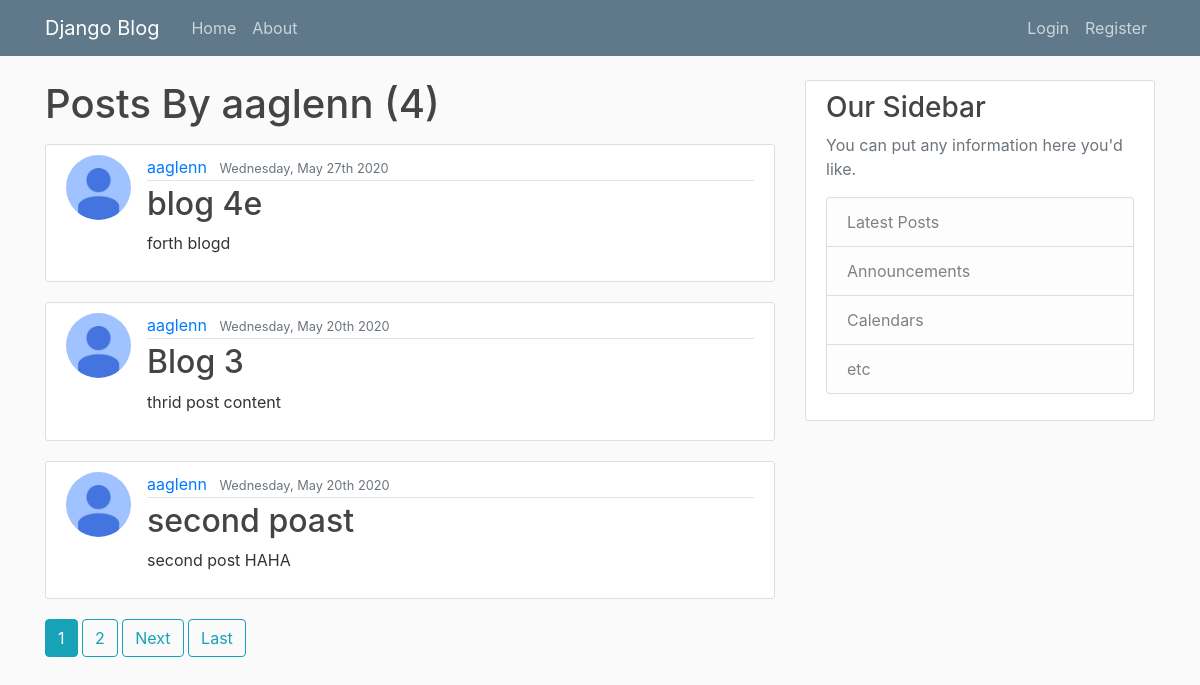
/user/aaglenn, run on an earlier commit of the app's database.
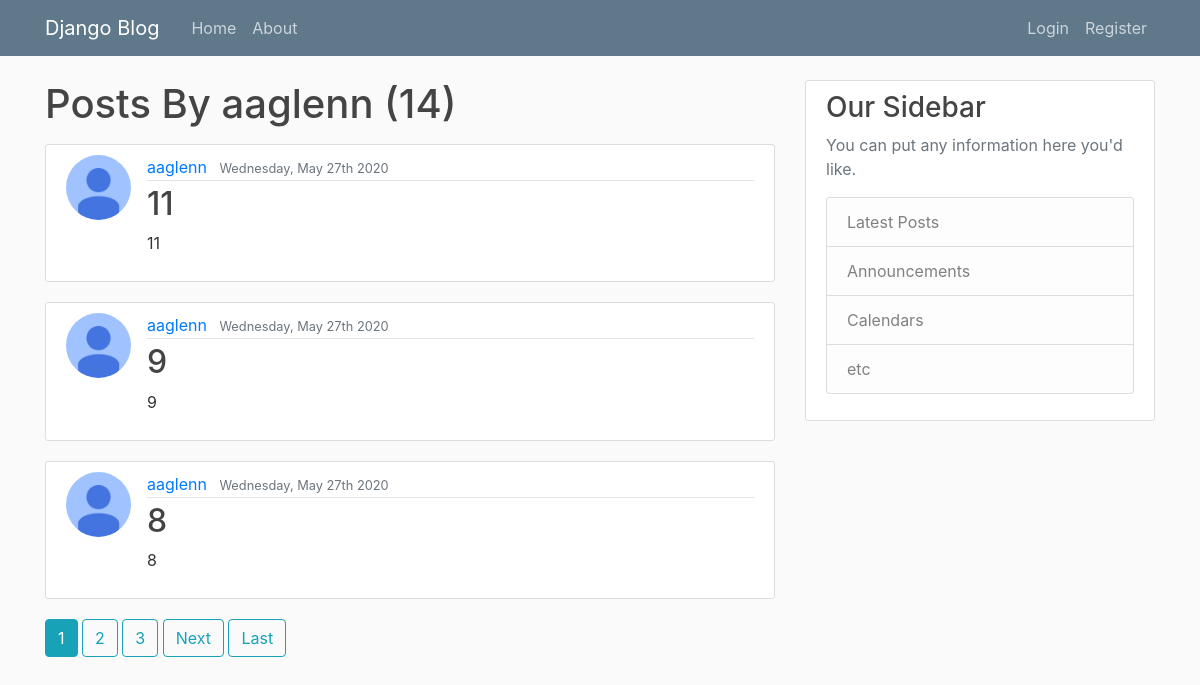
And on a later commit of the database.
### blog/models.py (models this page shows, shortened)
class Post(models.Model):
    title = models.CharField(max_length=100)
    content = models.TextField()
    date_posted = models.DateTimeField(default=timezone.now)
    author = models.ForeignKey(User, on_delete=models.CASCADE)

### users/models.py (models this page shows, shortened)
class Profile(models.Model):
    user = models.OneToOneField(User, on_delete=models.CASCADE)
    image = models.ImageField(default='default.jpg', upload_to='profile_pics')

### blog/views.py (the view)
# urls.py: path('user/<str:username>', UserPostListView.as_view(), name='user-posts'),
class UserPostListView(ListView):
    model = Post
    template_name = 'blog/user_posts.html'
    context_object_name = 'posts'
    paginate_by = 3
    def get_queryset(self):
        user = get_object_or_404(User, username=self.kwargs.get('username'))
        return Post.objects.filter(author=user).order_by('-date_posted')

### blog/templates/blog/user_posts.html (shortened to what this page needs)
{% extends "blog/base.html" %}
{% block content %}
<h1 class="mb-3"> Posts By {{ view.kwargs.username }} ({{ page_obj.paginator.count }})</h1>
{% for post in posts %}
<article class="media content-section">
    <img class="rounded-circle article-img" src="{{ post.author.profile.image.url }}">
    <div class="media-body">
        <div class="article-metadata">
            <a class="mr-2" href="{% url 'user-posts' post.author.username %}">{{ post.author }}</a>
            <small class="text-muted">{{ post.date_posted|date:"l, F jS Y" }}</small>
        </div>
        <h2><a class="article-title" href="{% url 'post-detail' post.id %}">{{ post.title }}</a></h2>
        <p class="article-content">{{ post.content }}</p>
    </div>
</article>
{% endfor %}
{% if is_paginated %}
    {% for num in page_obj.paginator.page_range %}
        {% if page_obj.number == num %}
            <a class="btn btn-info mb-4" href="?page={{ num }}"> {{ num }}</a>
        {% elif num > page_obj.number|add:'-3' and num < page_obj.number|add:'3' %}
            <a class="btn btn-outline-info mb-4" href="?page={{ num }}"> {{ num }}</a>
        {% endif %}
    {% endfor %}
    {% if page_obj.has_next %}
        <a class="btn btn-outline-info mb-4" href="?page={{ page_obj.next_page_number }}">Next</a>
        <a class="btn btn-outline-info mb-4" href="?page={{ page_obj.paginator.num_pages }}">Last</a>
    {% endif %}
{% endif %}
{% endblock content %}

What changed in the data, as far as the page shows it:
no longer on this page (row unchanged): Post: author.profile.image (placeholder picture), author "aaglenn", date_posted "Wednesday, May 27th 2020", title "blog 4e", content "forth blogd"
no longer on this page (row unchanged): Post: author.profile.image (placeholder picture), author "aaglenn", date_posted "Wednesday, May 20th 2020", title "Blog 3", content "thrid post content"
no longer on this page (row unchanged): Post: author.profile.image (placeholder picture), author "aaglenn", date_posted "Wednesday, May 20th 2020", title "second poast", content "second post HAHA"
added Post: author.profile.image (placeholder picture), author "aaglenn", date_posted "Wednesday, May 27th 2020", title "11", content "11"
added Post: author.profile.image (placeholder picture), author "aaglenn", date_posted "Wednesday, May 27th 2020", title "9", content "9"
added Post: author.profile.image (placeholder picture), author "aaglenn", date_posted "Wednesday, May 27th 2020", title "8", content "8"
Also different on the page:
{{ page_obj.paginator.count }}: "4" → "14"
new list line: "3"
